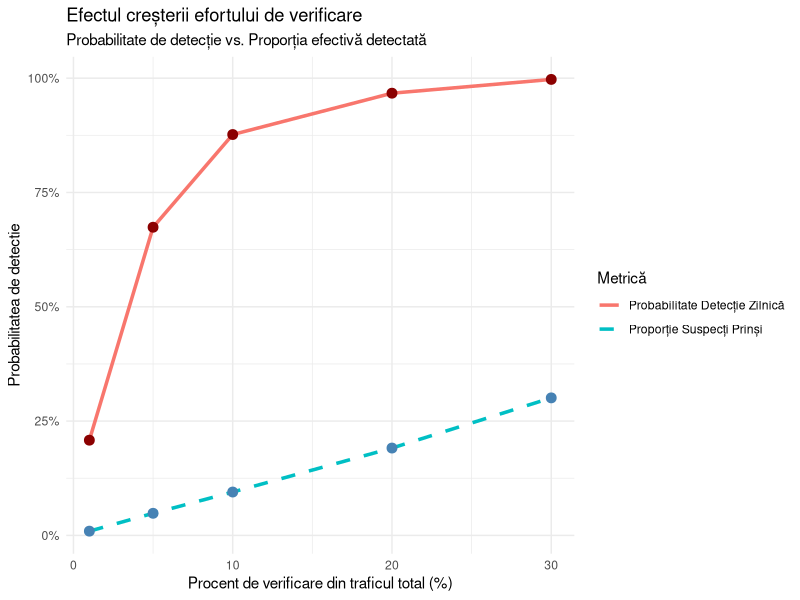
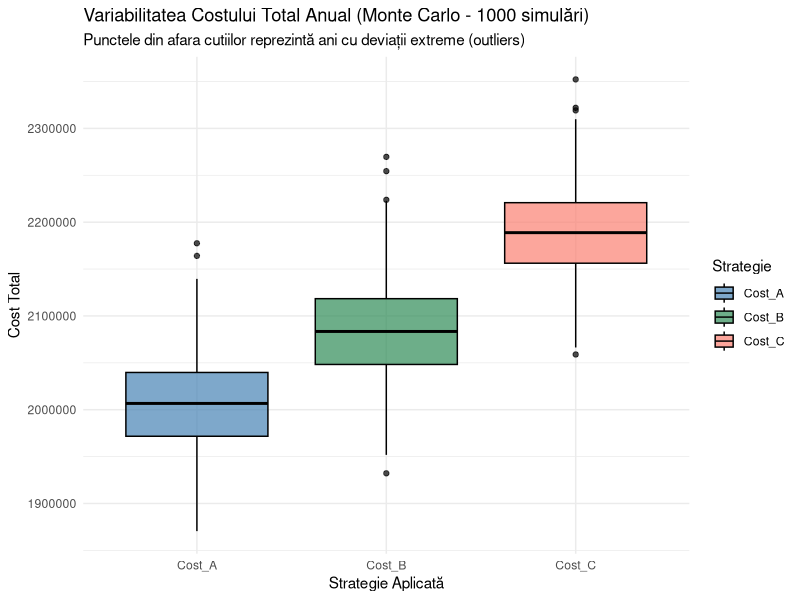

Recreate these plots in R, in order.
library(tidyverse)
library(patchwork)

set.seed(2026)

zile_an <- 365
media_zilnica <- 5000
dispersia_nb <- 5

cost_verificare <- 2      
cost_nedetectat <- 200    

total_cereri <- rnbinom(zile_an, size = dispersia_nb, mu = media_zilnica)

simuleaza_scenariu <- function(p_suspect) {
  
  cereri_suspecte <- rbinom(zile_an, size = total_cereri, prob = p_suspect)
  cereri_normale  <- total_cereri - cereri_suspecte
  
  pct_fix <- 0.10
  verificate_A <- round(total_cereri * pct_fix)
  
  pct_adaptiv <- ifelse(total_cereri > mean(total_cereri), 0.20, 0.05)
  verificate_B <- round(total_cereri * pct_adaptiv)

  nr_maxim_cereri <- 1000
  verificate_C <- pmin(nr_maxim_cereri, total_cereri)
  
  detectate_A <- rhyper(zile_an, cereri_suspecte, cereri_normale, verificate_A)
  nedetectate_A <- cereri_suspecte - detectate_A
  
  detectate_B <- rhyper(zile_an, cereri_suspecte, cereri_normale, verificate_B)
  nedetectate_B <- cereri_suspecte - detectate_B

  detectate_C <- rhyper(zile_an, cereri_suspecte, cereri_normale, verificate_C)
  nedetectate_C <- cereri_suspecte - detectate_C
  
  data.frame(
    Ziua = 1:zile_an,
    Total_Cereri = total_cereri,
    Suspecte = cereri_suspecte,
    Normale = cereri_normale,
    P_Scenariu = as.factor(p_suspect),
    Verificate_A = verificate_A, Detectate_A = detectate_A, Nedetectate_A = nedetectate_A,
    Verificate_B = verificate_B, Detectate_B = detectate_B, Nedetectate_B = nedetectate_B,
    Verificate_C = verificate_C, Detectate_C = detectate_C, Nedetectate_C = nedetectate_C
  )
}

scenarii <- c(0.001, 0.005, 0.02)
date_simulare <- map_dfr(scenarii, simuleaza_scenariu)

date_long <- date_simulare %>%
  pivot_longer(
    cols = matches("_[ABC]$"), 
    names_to = c(".value", "Strategie"), 
    names_pattern = "(.*)_(.)"
  )


# Metrici
metrici <- date_long %>%
  group_by(P_Scenariu, Strategie) %>%
  summarise(
    Prob_Detectie_1_Zi = mean(Detectate > 0),
    Prop_Medie_Detectate = mean(ifelse(Suspecte == 0, 0, Detectate / Suspecte)),
    Prop_Medie_Nedetectate = mean(ifelse(Suspecte == 0, 0, Nedetectate / Suspecte)),
    Medie_Verificari = mean(Verificate),
    Eficienta = Prop_Medie_Detectate / mean(Verificate / Total_Cereri),
    
    .groups = "drop"
  )

print("--- Tabel Metrici de Performanta (Inclusiv Costuri) ---")
print(metrici)

# Ploturi
date_plot <- date_long %>% filter(P_Scenariu == "0.005")

# Histograma cererilor suspecte zilnice
plot_suspecte <- ggplot(date_plot, aes(x = Suspecte)) +
  geom_histogram(fill = "tomato", color = "black", binwidth = 2) +
  theme_minimal() +
  labs(title = "Distribuția cererilor suspecte/zi (p=0.005)", x = "Nr. Cereri Suspecte", y = "Frecvență (Zile)")

# Histograma detectărilor (Comparativ A vs B)
plot_detectate <- ggplot(date_plot, aes(x = Detectate, fill = Strategie)) +
  geom_histogram(position = "identity", alpha = 0.6, binwidth = 1, color="black") +
  theme_minimal() +
  scale_fill_manual(values = c("A" = "steelblue", "B" = "seagreen", "C" = "salmon")) +
  labs(title = "Cererile Suspecte Detectate (A=Fix(Procent), B=Adaptiv, C=Fix(Numar)", x = "Nr. Detectări", y = "Frecvență")

# Evoluția zilnică (Afișăm doar primele 60 de zile pentru lizibilitate)
plot_evolutie <- ggplot(date_plot %>% filter(Ziua <= 60), aes(x = Ziua)) +
  geom_line(aes(y = Suspecte, color = "Total Suspecte"), linewidth = 1, linetype="dashed") +
  geom_line(aes(y = Detectate, color = Strategie), linewidth = 1) +
  theme_minimal() +
  scale_color_manual(values = c("Total Suspecte" = "red", "A" = "steelblue", "B" = "seagreen", "C" = "salmon")) +
  labs(title = "Evoluția Zilnică (Primele 60 zile)", x = "Ziua din an", y = "Număr Cereri")

# Grafic Comparativ - Indicatorul de Eficiență pe toate cele 3 scenarii
plot_eficienta <- ggplot(metrici, aes(x = P_Scenariu, y = Eficienta, fill = Strategie)) +
  geom_col(position = "dodge", color="black") +
  theme_minimal() +
  scale_fill_manual(values = c("A" = "steelblue", "B" = "seagreen", "C" = "salmon")) +
  labs(title = "Eficiența Strategiilor (Randament)", x = "Probabilitate (p)", y = "Indicator Eficiență")

# Grafic Comparativ - Cost Total pe toate cele 3 scenarii
plot_cost <- ggplot(metrici, aes(x = P_Scenariu, y = Cost_Total, fill = Strategie)) +
  geom_col(position = "dodge", color="black") +
  theme_minimal() +
  scale_fill_manual(values = c("A" = "steelblue", "B" = "seagreen", "C" = "salmon")) +
  labs(title = "Costul Total (Verificări + Penalizări)", x = "Probabilitate (p)", y = "Cost Total")

# (plot_suspecte | plot_detectate) / (plot_evolutie | plot_eficienta) / plot_cost


# Analiza mai multor procente de detectare
p_suspect_test <- 0.005 
cereri_suspecte_globale <- rbinom(zile_an, size = total_cereri, prob = p_suspect_test)
cereri_normale_globale  <- total_cereri - cereri_suspecte_globale

procente_verificare <- c(0.01, 0.05, 0.10, 0.20, 0.30)

rezultate_procente <- map_dfr(procente_verificare, function(pct) {
  
  verificate <- round(total_cereri * pct)
  
  detectate <- rhyper(zile_an, cereri_suspecte_globale, cereri_normale_globale, verificate)
  
  data.frame(
    Procent_Verificare = paste0(pct * 100, "%"),
    Prob_Detectie_Min_1 = mean(detectate > 0),
    Proportie_Medie_Detectata = mean(ifelse(cereri_suspecte_globale == 0, 0, detectate / cereri_suspecte_globale))
  )
})

print("--- Efectul creșterii procentului de verificare ---")
print(rezultate_procente)

grafic_data <- rezultate_procente %>%
  mutate(Procent_Numeric = as.numeric(gsub("%", "", Procent_Verificare)))

ggplot(grafic_data, aes(x = Procent_Numeric)) +
  geom_line(aes(y = Prob_Detectie_Min_1, color = "Probabilitate Detecție Zilnică"), linewidth = 1.2) +
  geom_point(aes(y = Prob_Detectie_Min_1), size = 3, color = "darkred") +
  geom_line(aes(y = Proportie_Medie_Detectata, color = "Proporție Suspecți Prinși"), linewidth = 1.2, linetype = "dashed") +
  geom_point(aes(y = Proportie_Medie_Detectata), size = 3, color = "steelblue") +
  theme_minimal() +
  scale_y_continuous(labels = scales::percent_format(accuracy = 1)) +
  labs(
    title = "Efectul creșterii efortului de verificare",
    subtitle = "Probabilitate de detecție vs. Proporția efectivă detectată",
    x = "Procent de verificare din traficul total (%)",
    y = "Probabilitatea de detectie",
    color = "Metrică"
  )


# Analiza Monte Carlo
N_sim <- 1000
p_mc <- 0.005

rezultate_mc <- map_dfr(1:N_sim, function(i) {
  
  trafic_mc <- rnbinom(zile_an, size = dispersia_nb, mu = media_zilnica)
  suspecte_mc <- rbinom(zile_an, size = trafic_mc, prob = p_mc)
  normale_mc  <- trafic_mc - suspecte_mc
  
  verificate_A <- round(trafic_mc * 0.10)
  detectate_A <- rhyper(zile_an, suspecte_mc, normale_mc, verificate_A)
  cost_A <- sum(verificate_A) * cost_verificare + sum(suspecte_mc - detectate_A) * cost_nedetectat
  
  pct_adaptiv <- ifelse(trafic_mc > mean(trafic_mc), 0.20, 0.05)
  verificate_B <- round(trafic_mc * pct_adaptiv)
  detectate_B <- rhyper(zile_an, suspecte_mc, normale_mc, verificate_B)
  cost_B <- sum(verificate_B) * cost_verificare + sum(suspecte_mc - detectate_B) * cost_nedetectat
  
  verificate_C <- pmin(1000, trafic_mc)
  detectate_C <- rhyper(zile_an, suspecte_mc, normale_mc, verificate_C)   
  cost_C <- sum(verificate_C) * cost_verificare + sum(suspecte_mc - detectate_C) * cost_nedetectat

  
  data.frame(Simulare = i, Cost_A = cost_A, Cost_B = cost_B, Cost_C = cost_C)
})

rezumat_mc <- rezultate_mc %>%
  pivot_longer(cols = c(Cost_A, Cost_B, Cost_C), names_to = "Strategie", values_to = "Cost_Total") %>%
  group_by(Strategie) %>%
  summarise(
    Medie_Cost = mean(Cost_Total),
    Variabilitate_SD = sd(Cost_Total),
    Cost_Min = min(Cost_Total),
    Cost_Max = max(Cost_Total)
  )

print("--- Analiza Monte Carlo: Media și Variabilitatea Costurilor ---")
print(rezumat_mc)

ggplot(rezultate_mc %>% pivot_longer(cols = c(Cost_A, Cost_B,Cost_C), names_to = "Strategie", values_to = "Cost_Total"), 
       aes(x = Strategie, y = Cost_Total, fill = Strategie)) +
  geom_boxplot(alpha = 0.7, color = "black") +
  theme_minimal() +
  scale_fill_manual(values = c("Cost_A" = "steelblue", "Cost_B" = "seagreen", "Cost_C" = "salmon")) +
  labs(title = paste("Variabilitatea Costului Total Anual (Monte Carlo -", N_sim, "simulări)"),
       subtitle = "Punctele din afara cutiilor reprezintă ani cu deviații extreme (outliers)",
       x = "Strategie Aplicată", y = "Cost Total")
